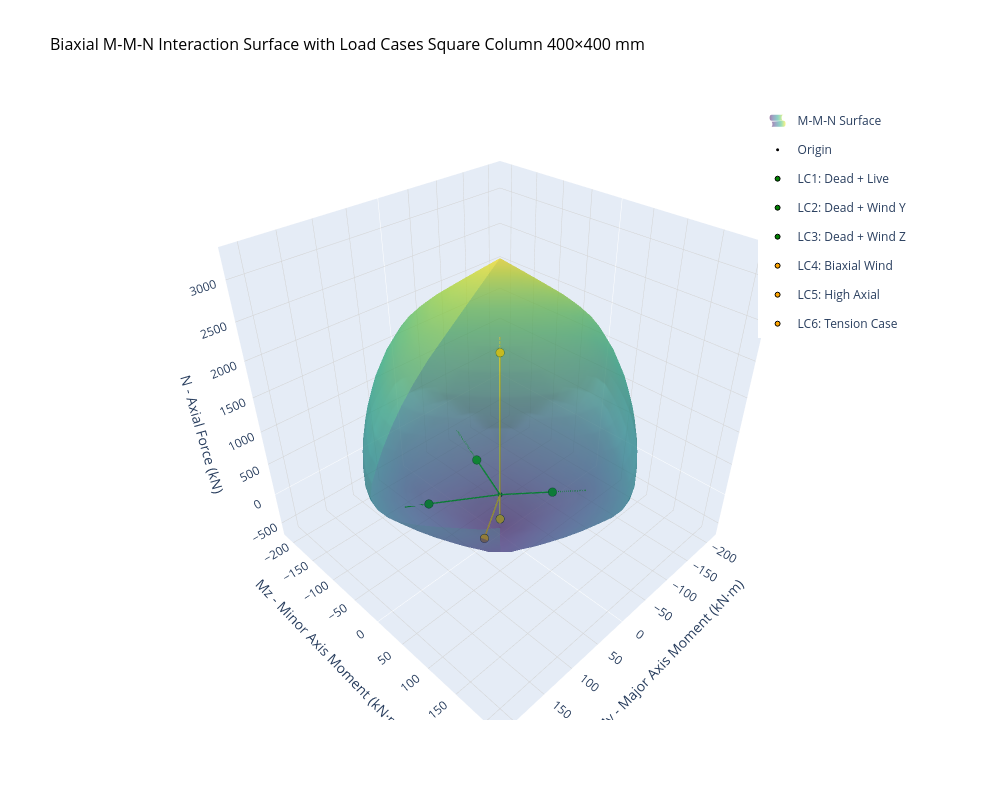

Notebook source saved alongside this figure:
### Code cell
# Visualize all load cases on the 3D surface with vector projection
fig = surface.plot(
    load_points=[
        {"N_Ed": lc["N"], "My_Ed": lc["My"], "Mz_Ed": lc["Mz"], "name": lc["name"]}
        for lc in load_cases
    ],
    show_vectors=True,
    show_metadata=True,
    show=True,
    title="Biaxial M-M-N Interaction Surface with Load Cases\nSquare Column 400×400 mm",
    n_angles=36,
    n_axial_levels=20
)

# The interactive Plotly plot shows:
# - Translucent 3D surface with latitude rings and longitude lines
# - Color-coded load points (green=safe <80%, orange=warning 80-100%, red=fail >100%)
# - Vector rays from origin through load points to capacity surface
#   * Solid line: origin to load point
#   * Dashed line: load point to surface boundary
# - Hover over load points to see full metadata:
#   * Applied loads: N_Ed, My_Ed, Mz_Ed
#   * Capacity: N_Rd, My_Rd, Mz_Rd
#   * Utilization ratio
#   * Pass/Fail status

### Figure 1 — Plotly figure (JSON) as saved in the notebook; plotly's stock layout.template omitted (floating-point values rounded to 4 significant figures; data arrays with more than 128 entries replaced by an {"elided": "..."} marker saying what was removed)
{"data": [{"colorscale": [[0, "#440154"], [0.1111, "#482878"], [0.2222, "#3e4989"], [0.3333, "#31688e"], [0.4444, "#26828e"], [0.5556, "#1f9e89"], [0.6667, "#35b779"], [0.7778, "#6ece58"], [0.8889, "#b5de2b"], [1, "#fde725"]], "hoverinfo": "skip", "name": "M-M-N Surface", "opacity": 0.5, "showlegend": true, "showscale": false, "type": "surface", "x": {"elided": "22x37 float values"}, "y": {"elided": "22x37 float values"}, "z": {"elided": "22x37 float values"}}, {"hovertemplate": "Origin<extra></extra>", "marker": {"color": "black", "size": 3, "symbol": "circle"}, "mode": "markers", "name": "Origin", "type": "scatter3d", "x": [0], "y": [0], "z": [0]}, {"hovertemplate": "<b>LC1: Dead + Live</b><br>N_Ed: 1200.0 kN<br>My_Ed: 80.0 kN·m<br>Mz_Ed: 40.0 kN·m<br>N_Rd: 1994.2 kN<br>My_Rd: 132.9 kN·m<br>Mz_Rd: 66.5 kN·m<br>Utilization: 60.2%<br>Status: ✓ PASS<extra></extra>", "legendgroup": "lc_0", "marker": {"color": "green", "line": {"color": "black", "width": 1}, "size": 5, "symbol": "circle"}, "mode": "markers", "name": "LC1: Dead + Live", "showlegend": true, "type": "scatter3d", "x": [80], "y": [40], "z": [1200]}, {"hoverinfo": "skip", "legendgroup": "lc_0", "line": {"color": "green", "dash": "solid", "width": 3}, "mode": "lines", "showlegend": false, "type": "scatter3d", "x": [0, 80], "y": [0, 40], "z": [0, 1200]}, {"hoverinfo": "skip", "legendgroup": "lc_0", "line": {"color": "green", "dash": "dash", "width": 3}, "mode": "lines", "showlegend": false, "type": "scatter3d", "x": [80, 132.9], "y": [40, 66.47], "z": [1200, 1994.0]}, {"hovertemplate": "<b>LC2: Dead + Wind Y</b><br>N_Ed: 900.0 kN<br>My_Ed: 150.0 kN·m<br>Mz_Ed: 30.0 kN·m<br>N_Rd: 1144.8 kN<br>My_Rd: 190.8 kN·m<br>Mz_Rd: 38.2 kN·m<br>Utilization: 78.6%<br>Status: ✓ PASS<extra></extra>", "legendgroup": "lc_1", "marker": {"color": "green", "line": {"color": "black", "width": 1}, "size": 5, "symbol": "circle"}, "mode": "markers", "name": "LC2: Dead + Wind Y", "showlegend": true, "type": "scatter3d", "x": [150], "y": [30], "z": [900]}, {"hoverinfo": "skip", "legendgroup": "lc_1", "line": {"color": "green", "dash": "solid", "width": 3}, "mode": "lines", "showlegend": false, "type": "scatter3d", "x": [0, 150], "y": [0, 30], "z": [0, 900]}, {"hoverinfo": "skip", "legendgroup": "lc_1", "line": {"color": "green", "dash": "dash", "width": 3}, "mode": "lines", "showlegend": false, "type": "scatter3d", "x": [150, 190.8], "y": [30, 38.16], "z": [900, 1145.0]}, {"hovertemplate": "<b>LC3: Dead + Wind Z</b><br>N_Ed: 900.0 kN<br>My_Ed: 30.0 kN·m<br>Mz_Ed: 120.0 kN·m<br>N_Rd: 1364.0 kN<br>My_Rd: 45.5 kN·m<br>Mz_Rd: 181.9 kN·m<br>Utilization: 66.0%<br>Status: ✓ PASS<extra></extra>", "legendgroup": "lc_2", "marker": {"color": "green", "line": {"color": "black", "width": 1}, "size": 5, "symbol": "circle"}, "mode": "markers", "name": "LC3: Dead + Wind Z", "showlegend": true, "type": "scatter3d", "x": [30], "y": [120], "z": [900]}, {"hoverinfo": "skip", "legendgroup": "lc_2", "line": {"color": "green", "dash": "solid", "width": 3}, "mode": "lines", "showlegend": false, "type": "scatter3d", "x": [0, 30], "y": [0, 120], "z": [0, 900]}, {"hoverinfo": "skip", "legendgroup": "lc_2", "line": {"color": "green", "dash": "dash", "width": 3}, "mode": "lines", "showlegend": false, "type": "scatter3d", "x": [30, 45.47], "y": [120, 181.9], "z": [900, 1364.0]}, {"hovertemplate": "<b>LC4: Biaxial Wind</b><br>N_Ed: 800.0 kN<br>My_Ed: 100.0 kN·m<br>Mz_Ed: 100.0 kN·m<br>N_Rd: 964.6 kN<br>My_Rd: 120.6 kN·m<br>Mz_Rd: 120.6 kN·m<br>Utilization: 82.9%<br>Status: ✓ PASS<extra></extra>", "legendgroup": "lc_3", "marker": {"color": "orange", "line": {"color": "black", "width": 1}, "size": 5, "symbol": "circle"}, "mode": "markers", "name": "LC4: Biaxial Wind", "showlegend": true, "type": "scatter3d", "x": [100], "y": [100], "z": [800]}, {"hoverinfo": "skip", "legendgroup": "lc_3", "line": {"color": "orange", "dash": "solid", "width": 3}, "mode": "lines", "showlegend": false, "type": "scatter3d", "x": [0, 100], "y": [0, 100], "z": [0, 800]}, {"hoverinfo": "skip", "legendgroup": "lc_3", "line": {"color": "orange", "dash": "dash", "width": 3}, "mode": "lines", "showlegend": false, "type": "scatter3d", "x": [100, 120.6], "y": [100, 120.6], "z": [800, 964.6]}, {"hovertemplate": "<b>LC5: High Axial</b><br>N_Ed: 2500.0 kN<br>My_Ed: 50.0 kN·m<br>Mz_Ed: 50.0 kN·m<br>N_Rd: 2717.1 kN<br>My_Rd: 54.3 kN·m<br>Mz_Rd: 54.3 kN·m<br>Utilization: 92.0%<br>Status: ✓ PASS<extra></extra>", "legendgroup": "lc_4", "marker": {"color": "orange", "line": {"color": "black", "width": 1}, "size": 5, "symbol": "circle"}, "mode": "markers", "name": "LC5: High Axial", "showlegend": true, "type": "scatter3d", "x": [50], "y": [50], "z": [2500]}, {"hoverinfo": "skip", "legendgroup": "lc_4", "line": {"color": "orange", "dash": "solid", "width": 3}, "mode": "lines", "showlegend": false, "type": "scatter3d", "x": [0, 50], "y": [0, 50], "z": [0, 2500]}, {"hoverinfo": "skip", "legendgroup": "lc_4", "line": {"color": "orange", "dash": "dash", "width": 3}, "mode": "lines", "showlegend": false, "type": "scatter3d", "x": [50, 54.34], "y": [50, 54.34], "z": [2500, 2717.0]}, {"hovertemplate": "<b>LC6: Tension Case</b><br>N_Ed: -200.0 kN<br>My_Ed: 60.0 kN·m<br>Mz_Ed: 30.0 kN·m<br>N_Rd: -201.7 kN<br>My_Rd: 60.5 kN·m<br>Mz_Rd: 30.3 kN·m<br>Utilization: 99.2%<br>Status: ✓ PASS<extra></extra>", "legendgroup": "lc_5", "marker": {"color": "orange", "line": {"color": "black", "width": 1}, "size": 5, "symbol": "circle"}, "mode": "markers", "name": "LC6: Tension Case", "showlegend": true, "type": "scatter3d", "x": [60], "y": [30], "z": [-200]}, {"hoverinfo": "skip", "legendgroup": "lc_5", "line": {"color": "orange", "dash": "solid", "width": 3}, "mode": "lines", "showlegend": false, "type": "scatter3d", "x": [0, 60], "y": [0, 30], "z": [0, -200]}, {"hoverinfo": "skip", "legendgroup": "lc_5", "line": {"color": "orange", "dash": "dash", "width": 3}, "mode": "lines", "showlegend": false, "type": "scatter3d", "x": [60, 60.51], "y": [30, 30.25], "z": [-200, -201.7]}], "layout": {"height": 800, "legend": {"x": 0.99, "xanchor": "right", "y": 0.99, "yanchor": "top"}, "scene": {"aspectmode": "cube", "xaxis": {"gridcolor": "lightgray", "gridwidth": 1, "showgrid": true, "title": {"text": "My - Major Axis Moment (kN·m)"}}, "yaxis": {"gridcolor": "lightgray", "gridwidth": 1, "showgrid": true, "title": {"text": "Mz - Minor Axis Moment (kN·m)"}}, "zaxis": {"gridcolor": "lightgray", "gridwidth": 1, "showgrid": true, "title": {"text": "N - Axial Force (kN)"}}}, "showlegend": true, "title": {"font": {"color": "black", "size": 16}, "text": "Biaxial M-M-N Interaction Surface with Load Cases\nSquare Column 400×400 mm"}, "width": 1000}}
